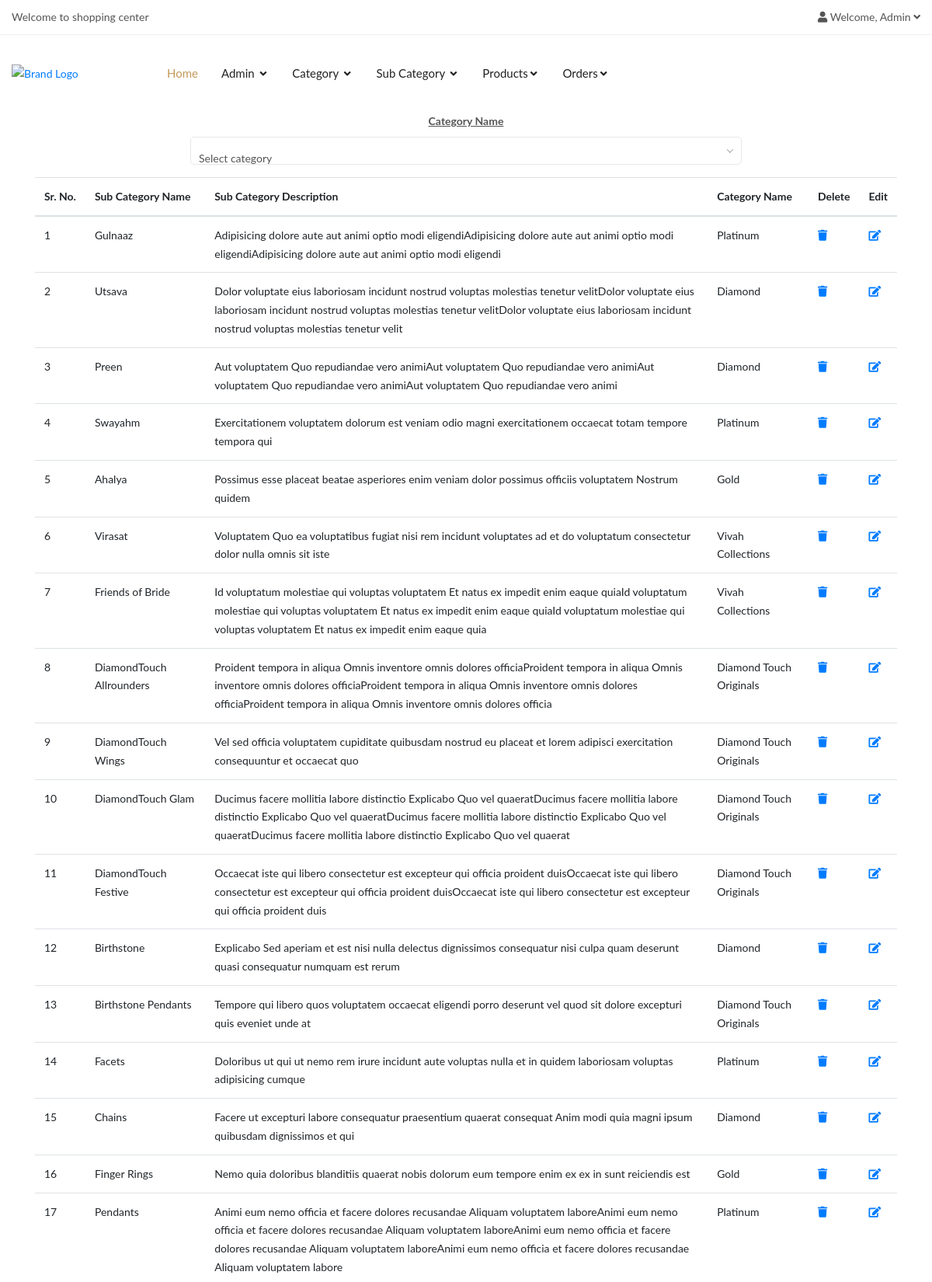
/showsubcategory.php (signed in, upper part), run on the app's committed database.
### tables this page shows
CREATE TABLE `subcategory` (
  `subcategoryid` int(11) NOT NULL,
  `subcategoryname` varchar(100) NOT NULL,
  `description` text NOT NULL,
  `category` varchar(100) NOT NULL
);

### showsubcategory.php (the view, shortened to what this page needs)
<!doctype html>
<html lang="en">
<head>
</head>
<body>
<?php
include "adminheader.php";
?>
<div class="container">
    <div class="row form-group col-md-8 justify-content-center offset-2">
        <label for="categoryname" class="font-weight-bolder"><u>Category Name</u></label>
    </div>
    <div class="table-responsive" id="output">
        <?php
        $s = "select * from subcategory ORDER BY `subcategory`.`subcategoryid` DESC";
        $result = mysqli_query($conn, $s);
        if (mysqli_num_rows($result) > 0) {
            ?>
            <table class="table">
                <thead>
                <tr>
                    <th>Sr.&nbsp;No.</th>
                    <th>Sub&nbsp;Category&nbsp;Name</th>
                    <th>Sub&nbsp;Category&nbsp;Description</th>
                    <th>Category&nbsp;Name</th>
                    <th>Delete</th>
                    <th>Edit</th>
                </tr>
                </thead>
                <tbody>
                <?php
                $k = 0;
                while ($row = mysqli_fetch_array($result)) {
                    $k++;
                    ?>
                    <tr>
                        <td><?php echo $k; ?></td>
                        <td><?php echo $row[1]; ?></td>
                        <td><?php echo $row[2]; ?></td>
                        <td class="text-capitalize"><?php echo $row[3]; ?></td>
                        <td><a onclick="return confirm('Are you Sure you want to Delete?')"
                               href="deletesubcategory.php?subcatid=<?php echo $row[0]; ?>"><i
                                        class="fa fa-trash"></i></a>
                        </td>
                        <td><a href="editsubcategory.php?subcatid=<?php echo $row[0]; ?>"><i
                                        class="fa fa-edit"></i></a>
                        </td>
                    </tr>
                    <?php
                }
                ?>
                </tbody>
            </table>
            <?php
        }
        ?>
    </div>
</div>
</body>
</html>

### adminheader.php (shortened to what this page needs)
<?php
if (isset($_SESSION["username"])) {
    $username = $_SESSION["username"];
} else {
    header("location:loginpage.php");
}
?>
<header class="header-area header-wide">
    <div class="main-header d-none d-lg-block">
        <div class="header-top bdr-bottom">
            <div class="container">
                <div class="row align-items-center">
                    <div class="col-lg-6">
                        <div class="welcome-message">
                            <p>Welcome to shopping center</p>
                        </div>
                    </div>
                    <div class="col-lg-6 text-right">
                        <div class="header-top-settings">
                            <ul class="nav align-items-center justify-content-end">
                                <li class="language">
                                    <i class="fa fa-user"></i> Welcome, <span
                                            class="text-capitalize"><?php echo $username; ?></span>
                                    <i class="fa fa-angle-down"></i>
                                </li>
                            </ul>
                        </div>
                    </div>
                </div>
            </div>
        </div>
        <div class="header-main-area sticky">
            <div class="container">
                <div class="row align-items-center position-relative">
                    <div class="col-lg-2">
                        <div class="logo">
                            <a href="index.php">
                                <img src="assets/img/logo/logo.png" alt="Brand Logo">
                            </a>
                        </div>
                    </div>
                    <div class="col-lg-8 position-static">
                        <div class="main-menu-area">
                            <div class="main-menu">
                                <nav class="desktop-menu">
                                    <ul>
                                        <li class="active"><a href="index.php">Home </a></li>
                                        <li class="position-static">
                                            <a href="#">Admin <i class="fa fa-angle-down"></i></a>
                                        </li>
                                        <li class="position-static"><a href="#">Category <i
                                                        class="fa fa-angle-down"></i></a>
                                        </li>
                                        <li class="position-static"><a href="#">Sub Category <i
                                                        class="fa fa-angle-down"></i></a>
                                        </li>
                                        <li class="position-static"><a href="#">Products<i
                                                        class="fa fa-angle-down"></i></a>
                                        </li>
                                        <li class="position-static"><a href="#">Orders<i
                                                        class="fa fa-angle-down"></i></a>
                                        </li>
                                    </ul>
                                </nav>
                            </div>
                        </div>
                    </div>
                </div>
            </div>
        </div>
    </div>
</header>

### data on the page
subcategory: subcategoryname "Gulnaaz", description "Adipisicing dolore aute aut animi optio modi eligendiAdipisicing dolore aute aut animi optio modi eligendiAdipisicing dolore aute aut animi optio modi eligendi", category "Platinum"
subcategory: subcategoryname "Utsava", description "Dolor voluptate eius laboriosam incidunt nostrud voluptas molestias tenetur velitDolor voluptate eius laboriosam incidunt nostrud voluptas molestias tenetur velitDolor voluptate eius laboriosam incidunt nostrud voluptas molestias tenetur velit", category "Diamond"
subcategory: subcategoryname "Preen", description "Aut voluptatem Quo repudiandae vero animiAut voluptatem Quo repudiandae vero animiAut voluptatem Quo repudiandae vero animiAut voluptatem Quo repudiandae vero animi", category "Diamond"
subcategory: subcategoryname "Swayahm", description "Exercitationem voluptatem dolorum est veniam odio magni exercitationem occaecat totam tempore tempora qui", category "Platinum"
subcategory: subcategoryname "Ahalya", description "Possimus esse placeat beatae asperiores enim veniam dolor possimus officiis voluptatem Nostrum quidem", category "Gold"
subcategory: subcategoryname "Virasat", description "Voluptatem Quo ea voluptatibus fugiat nisi rem incidunt voluptates ad et do voluptatum consectetur dolor nulla omnis sit iste", category "Vivah Collections"
subcategory: subcategoryname "Friends of Bride", description "Id voluptatum molestiae qui voluptas voluptatem Et natus ex impedit enim eaque quiaId voluptatum molestiae qui voluptas voluptatem Et natus ex impedit enim eaque quiaId voluptatum molestiae qui voluptas voluptatem Et natus ex impedit enim eaque quia", category "Vivah Collections"
subcategory: subcategoryname "DiamondTouch Allrounders", description "Proident tempora in aliqua Omnis inventore omnis dolores officiaProident tempora in aliqua Omnis inventore omnis dolores officiaProident tempora in aliqua Omnis inventore omnis dolores officiaProident tempora in aliqua Omnis inventore omnis dolores officia", category "Diamond Touch Originals"
subcategory: subcategoryname "DiamondTouch Wings", description "Vel sed officia voluptatem cupiditate quibusdam nostrud eu placeat et lorem adipisci exercitation consequuntur et occaecat quo", category "Diamond Touch Originals"
subcategory: subcategoryname "DiamondTouch Glam", description "Ducimus facere mollitia labore distinctio Explicabo Quo vel quaeratDucimus facere mollitia labore distinctio Explicabo Quo vel quaeratDucimus facere mollitia labore distinctio Explicabo Quo vel quaeratDucimus facere mollitia labore distinctio Explicabo Quo vel quaerat", category "Diamond Touch Originals"
subcategory: subcategoryname "DiamondTouch Festive", description "Occaecat iste qui libero consectetur est excepteur qui officia proident duisOccaecat iste qui libero consectetur est excepteur qui officia proident duisOccaecat iste qui libero consectetur est excepteur qui officia proident duis", category "Diamond Touch Originals"
subcategory: subcategoryname "Birthstone", description "Explicabo Sed aperiam et est nisi nulla delectus dignissimos consequatur nisi culpa quam deserunt quasi consequatur numquam est rerum", category "Diamond"
subcategory: subcategoryname "Birthstone Pendants", description "Tempore qui libero quos voluptatem occaecat eligendi porro deserunt vel quod sit dolore excepturi quis eveniet unde at", category "Diamond Touch Originals"
subcategory: subcategoryname "Facets", description "Doloribus ut qui ut nemo rem irure incidunt aute voluptas nulla et in quidem laboriosam voluptas adipisicing cumque", category "Platinum"
subcategory: subcategoryname "Chains", description "Facere ut excepturi labore consequatur praesentium quaerat consequat Anim modi quia magni ipsum quibusdam dignissimos et qui", category "Diamond"
subcategory: subcategoryname "Finger Rings", description "Nemo quia doloribus blanditiis quaerat nobis dolorum eum tempore enim ex ex in sunt reiciendis est", category "Gold"
subcategory: subcategoryname "Pendants", description "Animi eum nemo officia et facere dolores recusandae Aliquam voluptatem laboreAnimi eum nemo officia et facere dolores recusandae Aliquam voluptatem laboreAnimi eum nemo officia et facere dolores recusandae Aliquam voluptatem laboreAnimi eum nemo officia et facere dolores recusandae Aliquam voluptatem labore", category "Platinum"

### other printed values
$username "Admin"
